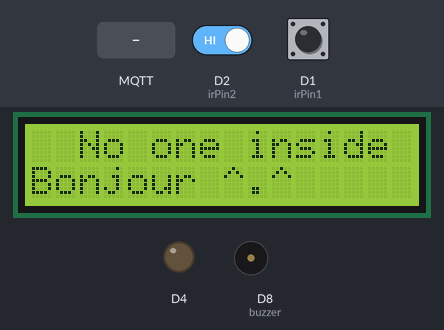
Bench run of a sketch on a simulated ESP8266 (NodeMCU). Shown: 16×2 character LCD, output pins drawn as LEDs (lit = HIGH), buzzer (waves = sounding, pin HIGH). The inputs (shaded band) are chosen by the test bench; at power-on: D2 (irPin2) HIGH, D1 (irPin1) HIGH. WiFi joins after 1.5 s; servers stay silent unless stated; random numbers use the default seed unless the sketch sets one; no MQTT or app messages arrive unless stated; what the sketch prints to the serial monitor is not drawn.

Above: at 2.7 s.
2.8 s: MQTT message "off" arrives on the first subscribed topic
At 3.5 s:
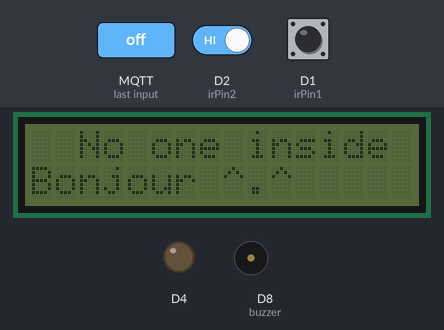
4.3 s: MQTT message "on" arrives on the first subscribed topic
At 4.7 s:
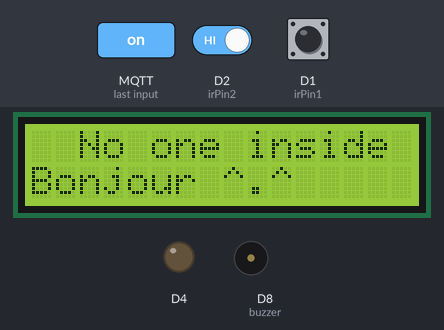
5.8 s: D2 (irPin2) driven LOW and D1 (irPin1) driven LOW
At 7.1 s:
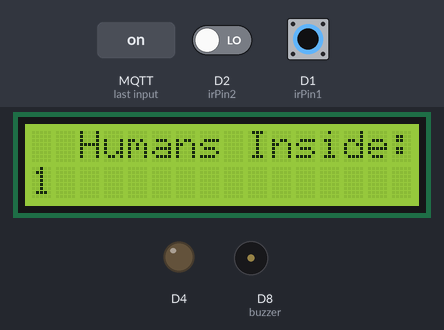
8.1 s: MQTT message "off" arrives on the first subscribed topic
At 8.4 s:
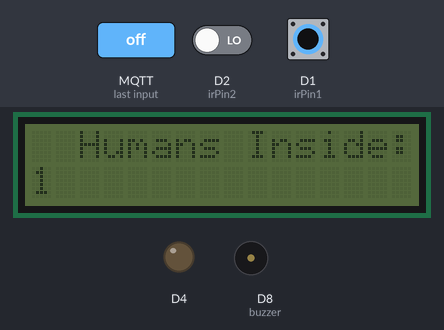
9.6 s: D1 (irPin1) pulsed HIGH 5 times (0.12 s each, 0.3 s apart)
At 11.5 s:
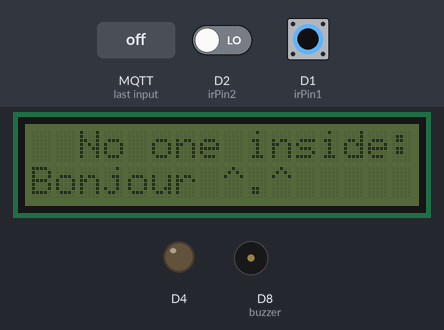
Timing chart, 0 to 13.0 s (numbered marks = the images above; inputs shaded):
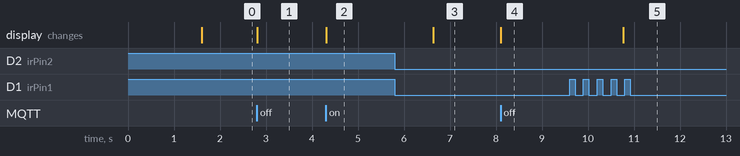

The sketch:

test_mqqt.ino
```cpp
#include <ESP8266WiFi.h>
#include <PubSubClient.h>
#include <Wire.h>
#include <LiquidCrystal_I2C.h>
#include <String.h>

const char* ssid = "Phuong Hien 2";
const char* password = "14129595";
const char* mqtt_server = "broker.mqtt-dashboard.com";

WiFiClient espClient;
PubSubClient client(espClient);
long lastMsg = 0;
char msg[50];
int value = 0;


/*phần counting*/
int irPin1 = D1;
int irPin2 = D2;
int count = 0;
boolean state1 = true;
boolean state2 = true;
boolean insideState = false;
boolean outsideIr = false;
boolean isPeopleExiting = false;
int i = 1;
int in = 0;

/*phần LCD*/
LiquidCrystal_I2C lcd (0x27, 16, 2); //phần mặc định cho lcd


//phần khí gas và buzzer
int smokeA0 = A0;
int buzzer = D8;
int checkGas;
//ngưỡng khí gas
int sensorThres = 300;

void Nobody()
{
  lcd.setCursor(2,0);
  lcd.print("No one inside");
  lcd.setCursor(0,1);
  lcd.print("Bonjour ^.^");
}

void Human()
{

  lcd.clear();
  lcd.setCursor(2,0);
  lcd.print("Humans Inside: ");
  lcd.setCursor(0,1);
  lcd.print(count);
}

void Counting()
{
    if (!digitalRead(irPin1) && i==1 && state1){
     outsideIr=true;
     delay(400);
     i++;
     state1 = false;
  }

   if (!digitalRead(irPin2) && i==2 &&   state2){
     Serial.println("Entering into room");
     outsideIr=true;
     delay(400);
     i = 1 ;
     count++;
     in++;
     Human();
     Serial.print("No of persons inside the room: ");
     Serial.println(count);
     state2 = false;
  }

   if (!digitalRead(irPin2) && i==1 && state2 ){
     outsideIr=true;
     delay(400);
     i = 2 ;
     state2 = false;
  }

  if (!digitalRead(irPin1) && i==2 && state1 ){
     Serial.println("Exiting from room");
     outsideIr=true;
     delay(400);
     count--;
     if(count <= 0)
      count = 0;
     Human();
     Serial.print("No of persons inside the room: ");
     Serial.println(count);
     i = 1;
     state1 = false;
  }

    if (digitalRead(irPin1)){
     state1 = true;
    }

     if (digitalRead(irPin2)){
     state2 = true;
    }
  if(count == 0)
  {
    Nobody();
  }

}

void setup_wifi() {

  delay(10);
  // We start by connecting to a WiFi network
  Serial.println();
  Serial.print("Connecting to ");
  Serial.println(ssid);

  WiFi.begin(ssid, password);

  while (WiFi.status() != WL_CONNECTED) {
    delay(500);
    Serial.print(".");
  }

  randomSeed(micros());

  Serial.println("");
  Serial.println("WiFi connected");
  Serial.println("IP address: ");
  Serial.println(WiFi.localIP());
}

void reconnect() {
  // Loop until we're reconnected
  while (!client.connected()) {
    Serial.print("Attempting MQTT connection...");
    // Create a random client ID
    String clientId = "ESP8266Client-";
    clientId += String(random(0xffff), HEX);
    // Attempt to connect
    if (client.connect(clientId.c_str())) {
      Serial.println("connected");

      client.subscribe("/home");
    } else {
      Serial.print("failed, rc=");
      Serial.print(client.state());
      Serial.println(" try again in 5 seconds");
      // Wait 5 seconds before retrying
      delay(1000);
    }
  }
}

void callback(char* topic, byte* payload, unsigned int length) {
  String message;
  for (int i = 0; i < length; i++) {
    message += (char)payload[i];
  }
  Serial.println(topic);
  Serial.println(message);
  if(message == "on"){
    lcd.backlight();
  }
  if(message == "off"){
    lcd.noBacklight();
  }

}


void setup() {
  pinMode(BUILTIN_LED, OUTPUT);     // Initialize the BUILTIN_LED pin as an output
  Serial.begin(115200);
  setup_wifi();
  client.setServer(mqtt_server, 1883);
  client.setCallback(callback);

  pinMode(irPin1, INPUT);
  pinMode(irPin2, INPUT);

  /*LCD*/
  Wire.begin(D5, D6); //SDA, SCL
  lcd.clear();
  lcd.init();
  lcd.backlight();


  /*gas + buzzer*/
  pinMode (smokeA0,INPUT);
  pinMode(buzzer, OUTPUT);
}


//gas
void gas()
{
  checkGas = analogRead(smokeA0);
  Serial.print("Pin A0: ");
  Serial.println(checkGas);

  // Checks if it has reached the threshold value
  if (checkGas > sensorThres)
  {
    tone(buzzer, 1000, 800);

    delay(1000);
  }
  else{
    noTone(buzzer);

  }
  delay(1000);
}
void loop() {

  Counting();
  String strCount = String(count);
  String strIn = String(in);


  if (!client.connected()) {
    reconnect();
  }
  client.loop();


  client.publish("/home/human", strCount.c_str());
  client.publish("/home/human/come", strIn.c_str());
  /*
    if(analogRead(smokeA0) >15)
  {
    gas();
    String strGas = String(checkGas);
    client.publish("/home/gas", strGas.c_str());
  } */


}
```

Measured:
- after the input at 2.8 s, the display: changes at once (image 1)
- after the input at 4.3 s, the display: changes at once (image 2)
- after the input at 5.8 s, the display: changes after 0.83 s (image 3)
- after the input at 8.1 s, the display: changes at once (image 4)
- after the input at 9.6 s, the display: changes after 1.2 s (image 5)
